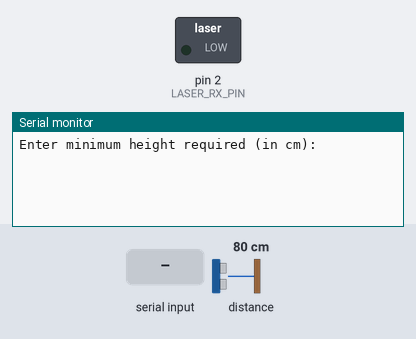
A sketch run on a simulated Arduino Uno, built with avr-gcc and run on an emulated ATmega328P. Shown: switched loads named in the sketch (green lamp = pin HIGH), the last lines printed to the serial monitor. Inputs (shaded band) come from the test bench; at power-on: distance to the obstacle 80 cm.

Above: at 0.8 s.
0.9 s: "90,45\n" received over Serial
At 1.7 s:
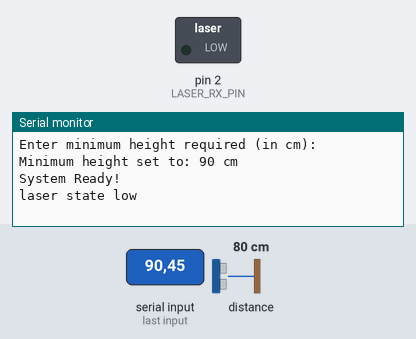
At 2.7 s:
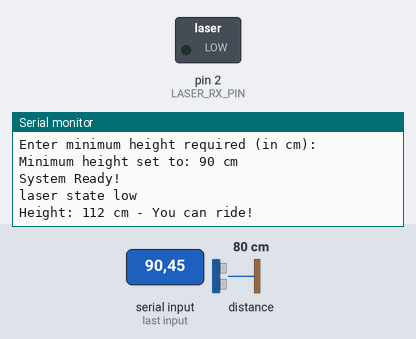

Measured:
- after the input at 0.9 s, the serial monitor: prints a new line at once (image 1)

The sketch:

Height_check_copy_20250317141743.ino
```cpp
// Libraries
#include <Wire.h>
#include <VL53L0X.h>
#include <TM1637Display.h>

// Define pins (change pins later idk how the setup looks like)
#define LASER_RX_PIN 2  // Laser receiver


// Create objects for sensors/display
VL53L0X tofSensor;                                // ToF sensor object

// // Create a variable to store user-input minimum height
int minHeight_cm = 0;
int standHeight = 32;

void setup() {
  Serial.begin(9600);
  //Serial.println("Hi ");
  // start laser
  pinMode(LASER_RX_PIN, OUTPUT);

  Wire.begin();               // Start I2C for ToF sensor
  tofSensor.init();           // Initialize ToF sensor
  tofSensor.setTimeout(500);  // Set a timeout for ToF readings (after reading takes place)


  // Get minimum height from user
  Serial.println("Enter minimum height required (in cm): ");
  while (Serial.available() == 0) {
    // Wait for user input
  }
  minHeight_cm = Serial.parseInt(); // Read the integer from Serial input
  Serial.print("Minimum height set to: ");
  Serial.print(minHeight_cm);
  Serial.println(" cm");

  Serial.println("System Ready!");
}

void loop() {
  int laserState = analogRead(A0); // Read laser receiver

  if (laserState < 950) {    // Beam broken
    Serial.println("laser state low");
    int distance = tofSensor.readRangeSingleMillimeters(); // Read ToF in mm
    int height_cm = distance / 10; // Convert to cm
    height_cm = height_cm + standHeight;
    delay(1000);

    // Check if height meets minimum requirement
    if (height_cm >= minHeight_cm) {


      Serial.print("Height: ");
      Serial.print(height_cm);
      Serial.println(" cm - You can ride!");
    } else {

      Serial.print("Height: ");
      Serial.print(height_cm);
      Serial.println(" cm - You can't ride!");
    }

    delay(1000000000);

  } else {

    Serial.println("Determining height...");
    delay(100);               // Small delay
  }
}
```
